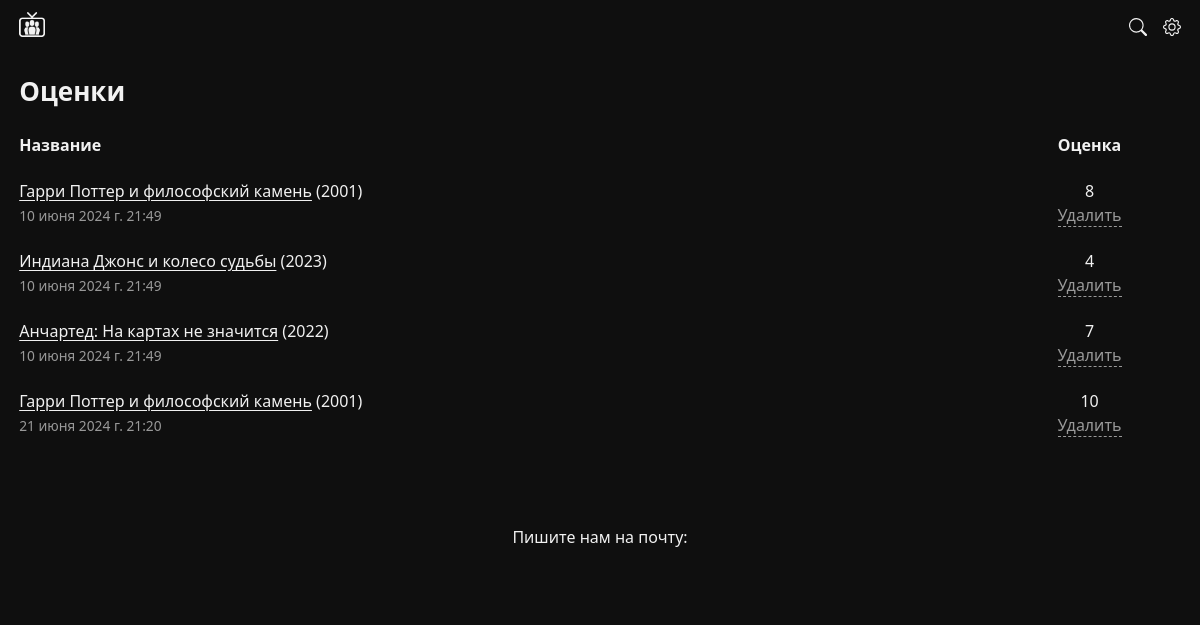
Page /users/profile/rating-list (signed in) on the earlier database version.
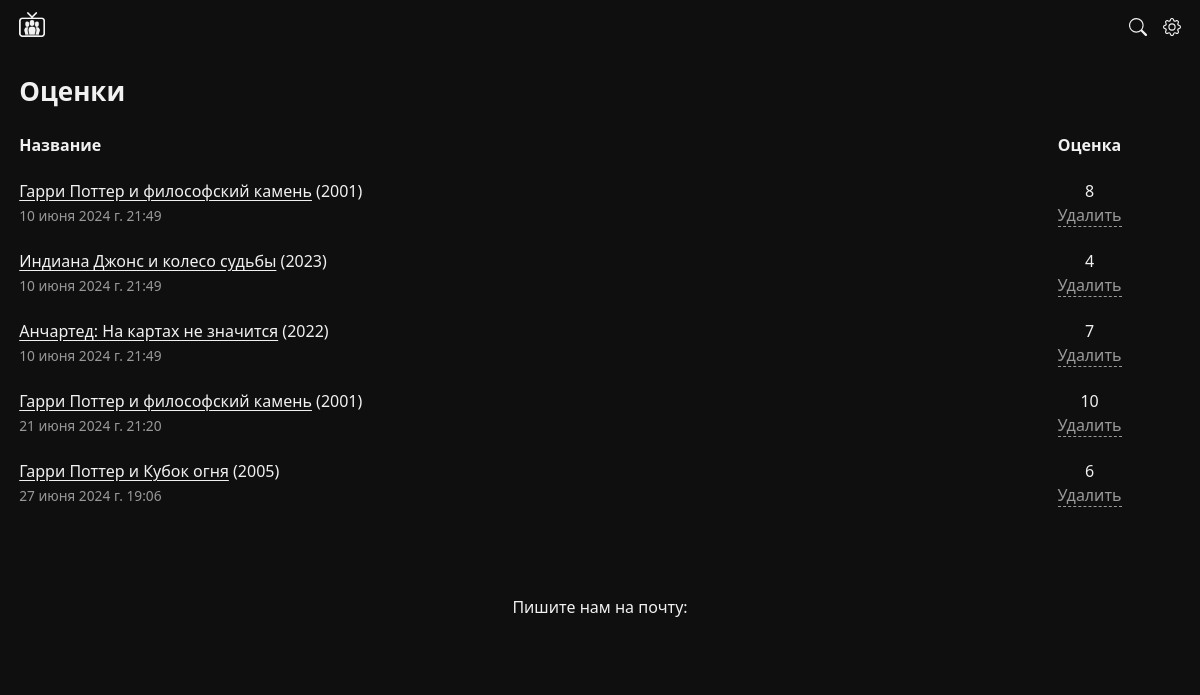
Same page on the later database version.
### users/models.py (models this page shows, shortened)
class Rating(models.Model):
    value = models.PositiveSmallIntegerField(default=0)
    movie = models.ForeignKey(Movie, on_delete=models.CASCADE, related_name="ratings")
    user = models.ForeignKey(User, on_delete=models.CASCADE,related_name="user_ratings")
    created_at = models.DateTimeField(auto_now_add=True)

### movie/models.py (models this page shows, shortened)
class Movie(models.Model):
    cover = models.ImageField(upload_to="movie_posters/", blank=True)
    title = models.CharField("Title", max_length=250)
    slug = models.SlugField("*", max_length=250)
    origin_title = models.CharField("Origin title", max_length=250, blank=True)
    category = models.ForeignKey(Category, on_delete=models.PROTECT, related_name="movies")
    genres = models.ManyToManyField(Genre)
    country = CountryField(multiple=True)
    year = models.PositiveSmallIntegerField(default=0)
    kp_rating = models.FloatField(blank=True)
    imdb_rating = models.FloatField(blank=True)
    quality = models.CharField(max_length=150, choices=QUALITIES)
    drafts = models.BooleanField(default=False)
    duration = models.CharField(max_length=150, blank=True)
    description = models.TextField(blank=True)
    sd_file_url = models.URLField(blank=True)
    hd_file_url = models.URLField(blank=True)

### users/views.py (the view)
# urls.py: path("profile/rating-list", views.ProfileRatingListView.as_view(), name="rating_list"),
class ProfileRatingListView(ListView):
    model = Movie
    template_name = "ratings.html"
    def get_queryset(self):
        qs = Rating.objects.filter(user=self.request.user)
        return qs

### movie/context_pro.py (called while the page is built)
def get_context(request):
    max_val = Movie.objects.last().ratings.aggregate(Max("value"))['value__max']
    min_val = Movie.objects.last().ratings.aggregate(Min("value"))['value__min']
    avg_val = Movie.objects.last().ratings.aggregate(Avg("value"))['value__avg']
    print(max_val)
    print(min_val)
    print(avg_val)
    if "category" in request.path:
        context = {
            "genres":Genre.objects.all(),
            "movie_countries":get_movie_countries(),
            "movie_years":get_movie_year(),
            "qualities":["BDRip","HDRip","TS"]
            }
        return context
    else:
        return {}

### templates/ratings.html (shortened to what this page needs)
{% extends 'base.html' %}
{% load static %}
{% load countries %}
{% block content %}
<div id="main">
    <div class="container">
        <h1>Оценки</h1>
        <table id="history_table">
            <thead>
                <tr>
                    <th>Название</th>
                    <th style="text-align: center;">Оценка</th>
                </tr>
            </thead>
            <tbody>
                {% for rating in object_list %}
                <tr>
                    <td>
                        <a href="#"
                            title="{{rating.movie.title}}" class="link">
                        {{rating.movie.title}}</a> ({{rating.movie.year}})<br>
                        <span class="date rating_date">{{rating.created_at}}</span>
                    </td>
                    <td style="text-align: center;">
                        {{rating.value}}<br>
                        <a href="{% url 'users:delete_rating' rating.id %}" class="muted remove" data-id="229853">Удалить</a>
                    </td>
                </tr>
                {% empty %}
                <p>Здесь будут показываться ваши оценки к фильмам и сериалам</p>
                {% endfor %}
            </tbody>
        </table>
        <br>
    </div>
</div>
{% endblock %}

Differences in the rows shown:
added Rating: movie "Гарри Поттер и Кубок огня", movie.year "2005", created_at "27 июня 2024 г. 19:06", value "6"
